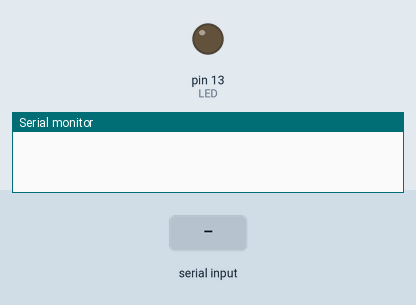
This sketch was run on a simulated Arduino Uno, built with avr-gcc and run on an emulated ATmega328P. On the bench: output pins drawn as LEDs (lit = HIGH), the last lines printed to the serial monitor. The inputs (shaded band) are chosen by the test bench.

Above: at 1.2 s.
1.3 s: "1" received over Serial
At 2.3 s:
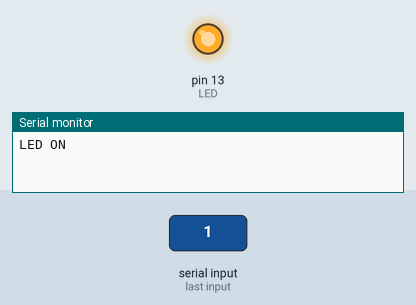
2.8 s: "0" received over Serial
At 3.8 s:
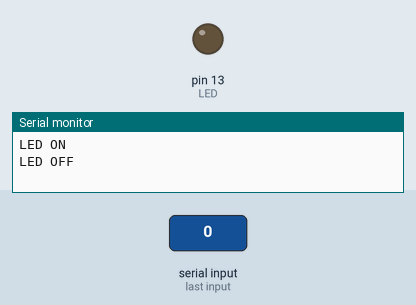
Timing chart, 0 to 5.8 s (numbered marks = the images above; inputs shaded):
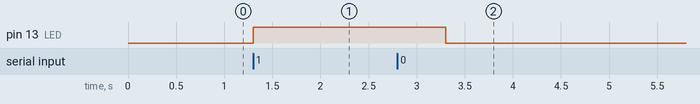

Measured:
- after the input at 1.3 s, pin 13 (LED): LOW → HIGH at once
- after the input at 2.8 s, pin 13 (LED): HIGH → LOW after 0.50 s

The sketch:

question_1.ino
```cpp
const byte ledPin =13;
void setup() {
  Serial.begin(9600);

  pinMode(13,OUTPUT);

}

void loop() {
  // put your main code here, to run repeatedly:
  char val;
  byte LED=13;

if(Serial.available()){
     val=Serial.read();
     switch(val)
     {
       case '1':
       {
         digitalWrite(LED,HIGH);
         Serial.print("LED ON\n");
         delay(2000);
         break;

       }
     case '0':
     {
         digitalWrite(LED,LOW);
         Serial.print("LED OFF\n");
           delay(2000);
           break;
     }
     }
  }
}
```
